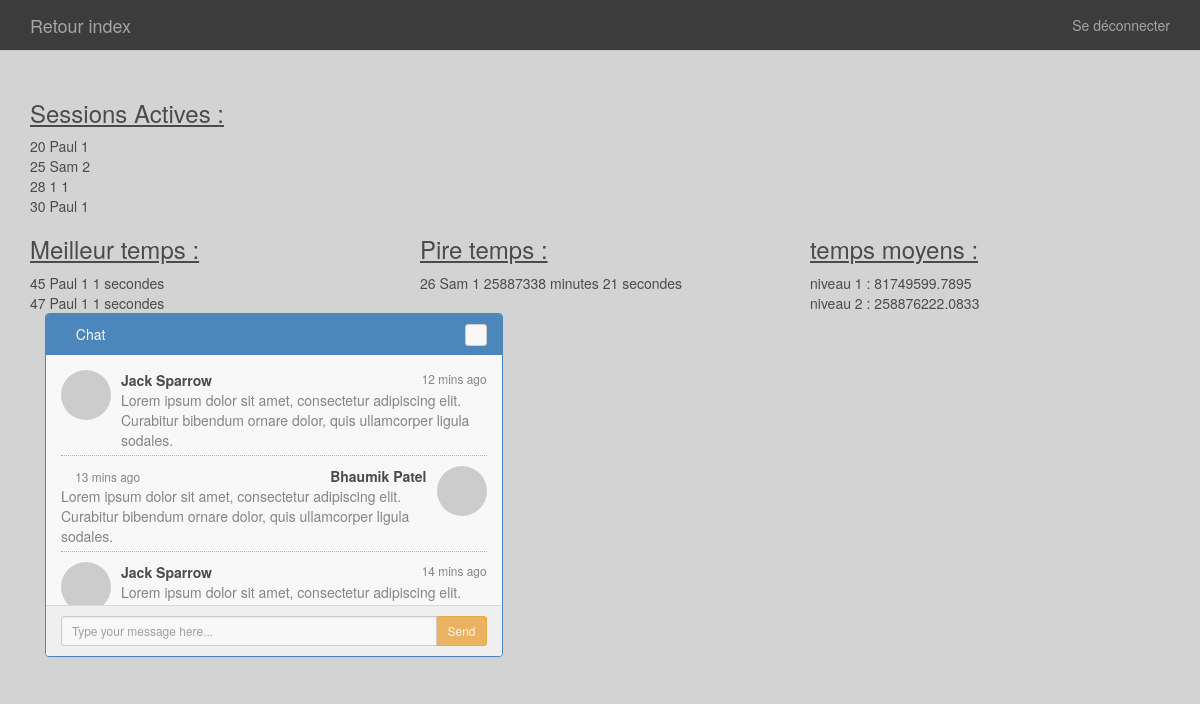
The app's page /pageadmin.php with its own data.
### tables this page shows
CREATE TABLE `session` (
  `ID` int(3) NOT NULL,
  `Jeu` int(3) NOT NULL,
  `Nom` varchar(40) NOT NULL,
  `Niveau` int(2) NOT NULL,
  `duree` int(11) NOT NULL
);

### includes/adminfunctions.php (the view, shortened to what this page needs)
<?php
function activesessions(PDO $pdo){
  $active = $pdo->prepare("SELECT * FROM SESSION WHERE duree=0 ");
    $active->execute();
    while ($ligne = $active->fetch()) {
          echo ($ligne['ID']." ".$ligne['Nom']." ".($ligne['Niveau']+1)." "."<br/>");
        }}
function besttime(PDO $pdo)
{
  $besttime = $pdo->prepare("SELECT * FROM SESSION WHERE duree= (SELECT MIN(duree) FROM SESSION WHERE duree<>0 AND niveau=0)");
    $besttime->execute();
    while ($ligne = $besttime->fetch())
    {
      $duree = $ligne['duree'];
      if ( $duree>60)
      {
        $dureemin= intdiv ($duree , 60 );
        $dureesec = $duree-60*$dureemin;
        $duree= "$dureemin minutes $dureesec secondes";
      }
      else
      {
        $duree = "$duree secondes";
      }
      echo ($ligne['ID']." ".$ligne['Nom']." ".($ligne['Niveau']+1)." ".$duree."<br/>");
    }
}
function worsttime(PDO $pdo)
{
  $worsttime = $pdo->prepare("SELECT * FROM SESSION WHERE duree= (SELECT MAX(duree) FROM SESSION WHERE duree<>0 AND niveau=0)");
    $worsttime->execute();
    while ($ligne = $worsttime->fetch())
    {
      $duree = $ligne['duree'];
      if ( $duree>60)
      {
        $dureemin= intdiv ($duree , 60 );
        $dureesec = $duree-60*$dureemin;
        $duree= "$dureemin minutes $dureesec secondes";
      }
      else
      {
        $duree = "$duree secondes";
      }
      echo ($ligne['ID']." ".$ligne['Nom']." ".($ligne['Niveau']+1)." ".$duree."<br/>");
    }
}
 function averagetime(PDO $pdo){
  $averagetime = $pdo->prepare("SELECT AVG(duree) FROM SESSION WHERE duree<>0 AND niveau = ?  ");
  for ($i=1; $i <3 ; $i++) {
    $averagetime->execute(array($i-1));
    while ($ligne = $averagetime->fetch()) {
          echo ("niveau $i :  " .$ligne['AVG(duree)']."<br/>");
        }}
  }
        ?>

### pageadmin.php (shortened to what this page needs)
<!doctype html>
<html>
<head>
    <link href="lib/bootstrap/css/bootstrap.min.css" rel="stylesheet">
    <link href="css/adminstyle.css" rel="stylesheet">
</head>
<body>
    <div class="container">
        <nav class="navbar navbar-inverse navbar-fixed-top" role="navigation">
            <div class="container">
                <div class="navbar-header">
                    <a class="navbar-brand" href="index.php">Retour index</a>
                </div>
                <div class="collapse navbar-collapse" id="navbar-collapse-target">
                    <ul class="nav navbar-nav navbar-right">
                        <li><a href="adminlogout.php">Se déconnecter</a></li>
                    </ul>
                </div>
            </div>
        </nav>
        <br><br>
        <br><br>
        <?php
            include_once("includes/connectbdd.php");
            include 'includes/adminfunctions.php';
            ?>
        <h3><u> Sessions Actives : </u></h3>
        <?php
            activesessions($bdd);
        ?>
        <div class="row">
            <div class="col-md-4">
                <h3><u>Meilleur temps :</u></h3>
            </div>
            <div class="col-md-4">
                <h3><u>Pire temps :</u></h3>
            </div>
            <div class="col-md-4">
                <h3><u>temps moyens :</u></h3>
            </div>
        </div>
        <div class="row">
            <div class="col-md-4">
                <?php
                    besttime($bdd);
                ?>
            </div>
            <div class="col-md-4">
                <?php
                    worsttime($bdd);
                ?>
            </div>
            <div class="col-md-4">
                <?php
                averagetime($bdd);
                ?>
            </div>
        </div>
        <div class="container">
            <div class="row">
                <div class="col-md-5">
                    <div class="panel panel-primary">
                        <div class="panel-heading">
                            <span class="glyphicon glyphicon-comment"></span> Chat
                            <div class="btn-group pull-right">
                                <button type="button" class="btn btn-default btn-xs dropdown-toggle"
                                    data-toggle="dropdown">
                                    <span class="glyphicon glyphicon-chevron-down"></span>
                                </button>
                            </div>
                        </div>
                        <div class="panel-body">
                            <ul class="chat">
                                <li class="left clearfix">
                                    <span class="chat-img pull-left">
                                        <img src="http://placehold.it/50/55C1E7/fff&text=JS" alt="User Avatar"
                                            class="img-circle" />
                                    </span>
                                    <div class="chat-body clearfix">
                                        <div class="header">
                                            <strong class="primary-font">Jack Sparrow</strong> <small
                                                class="pull-right text-muted">
                                                <span class="glyphicon glyphicon-time"></span>12 mins ago</small>
                                        </div>
                                        <p>
                                            Lorem ipsum dolor sit amet, consectetur adipiscing elit. Curabitur bibendum
                                            ornare dolor, quis ullamcorper ligula sodales.
                                        </p>
                                    </div>
                                </li>
                                <li class="right clearfix"><span class="chat-img pull-right">
                                        <img src="http://placehold.it/50/FA6F57/fff&text=BP" alt="User Avatar"
                                            class="img-circle" />
                                    </span>
                                    <div class="chat-body clearfix">
                                        <div class="header">
                                            <small class=" text-muted"><span class="glyphicon glyphicon-time"></span>13
                                                mins ago</small>
                                            <strong class="pull-right primary-font">Bhaumik Patel</strong>
                                        </div>
                                        <p>
                                            Lorem ipsum dolor sit amet, consectetur adipiscing elit. Curabitur bibendum
                                            ornare dolor, quis ullamcorper ligula sodales.
                                        </p>
                                    </div>
                                </li>
                                <li class="left clearfix"><span class="chat-img pull-left">
                                        <img src="http://placehold.it/50/55C1E7/fff&text=JS" alt="User Avatar"
                                            class="img-circle" />
                                    </span>
                                    <div class="chat-body clearfix">
                                        <div class="header">
                                            <strong class="primary-font">Jack Sparrow</strong> <small
                                                class="pull-right text-muted">
                                                <span class="glyphicon glyphicon-time"></span>14 mins ago</small>
                                        </div>
                                        <p>
                                            Lorem ipsum dolor sit amet, consectetur adipiscing elit. Curabitur bibendum
                                            ornare dolor, quis ullamcorper ligula sodales.
                                        </p>
                                    </div>
                                </li>
                            </ul>
                        </div>
                        <div class="panel-footer">
                            <div class="input-group">
                                <input id="btn-input" type="text" class="form-control input-sm"
                                    placeholder="Type your message here..." />
                                <span class="input-group-btn">
                                    <button class="btn btn-warning btn-sm" id="btn-chat">
                                        Send</button>
                                </span>
                            </div>
                        </div>
                    </div>
                </div>
            </div>
        </div>
</body>
</html>

### css/adminstyle.css (style rules this page uses)
body { background-color: lightgrey; opacity: 0.85; }
.navbar { border-bottom: 1px ridge #c1c9d0; }
.chat { list-style: none; margin: 0; padding: 0; }
.chat li { margin-bottom: 10px; padding-bottom: 5px; border-bottom: 1px dotted #B3A9A9; }
.chat li.left .chat-body { margin-left: 60px; }
.chat li.right .chat-body { margin-right: 60px; }
.chat li .chat-body p { margin: 0; color: #777777; }
.panel .slidedown .glyphicon, .chat .glyphicon { margin-right: 5px; }
.panel-body { overflow-y: scroll; height: 250px; }

### records on screen
session: ID "20", Nom "Paul", $ligne['Niveau']+1 "1"
session: ID "25", Nom "Sam", $ligne['Niveau']+1 "2"
session: ID "28", Nom "1", $ligne['Niveau']+1 "1"
session: ID "30", Nom "Paul", $ligne['Niveau']+1 "1"
session: ID "45", Nom "Paul", $ligne['Niveau']+1 "1", duree "1 secondes"
session: ID "47", Nom "Paul", $ligne['Niveau']+1 "1", duree "1 secondes"
session: ID "26", Nom "Sam", $ligne['Niveau']+1 "1", duree "25887338 minutes 21 secondes"

### other values on screen
$ligne['AVG(duree)'] "81749599.7895"
$ligne['AVG(duree)'] "258876222.0833"
